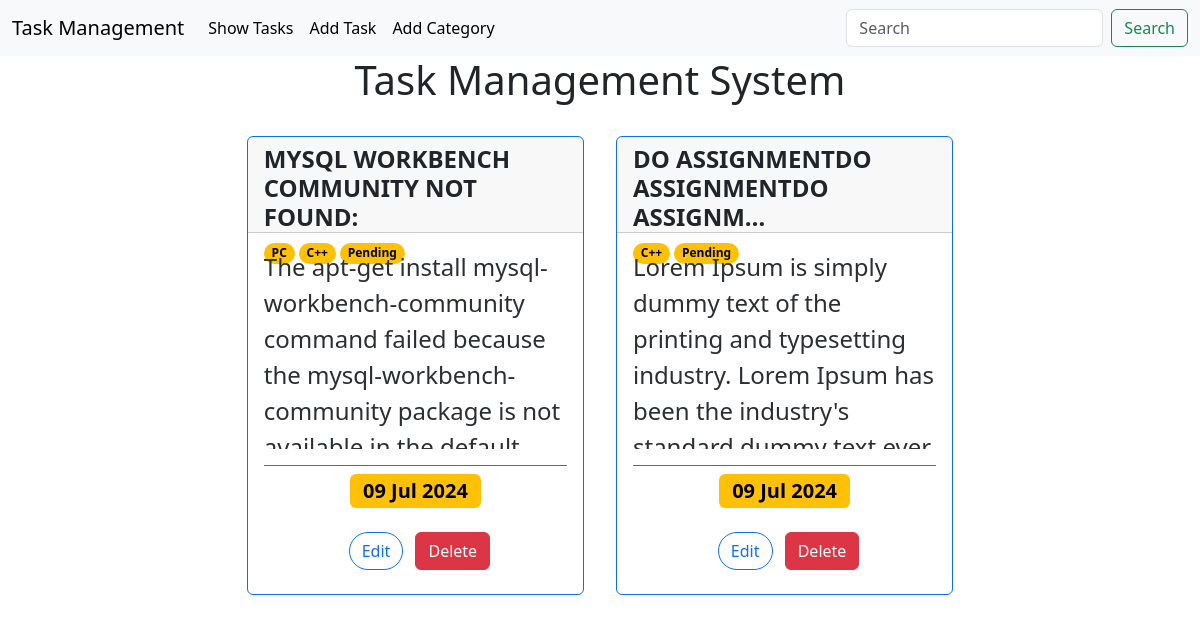
Before: / with the older database file.
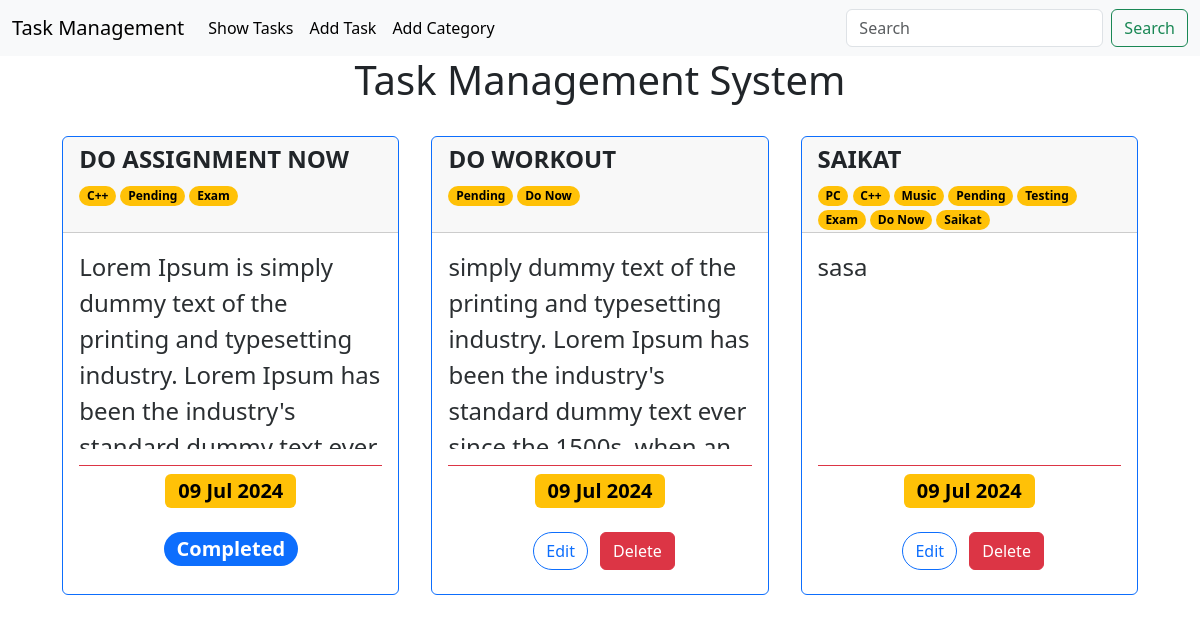
After: the same page with the newer database file.
### task/models.py (models this page shows, shortened)
class TaskModel(models.Model):
    taskTitle = models.CharField(max_length=100)
    taskDescription = models.TextField()
    is_completed = models.BooleanField(default=False)
    taskAssignDate = models.DateTimeField(auto_now_add=True)
    categories = models.ManyToManyField(CategoryModel, related_name="taskCategor")

### category/models.py (models this page shows)
class CategoryModel(models.Model):
    categoryName = models.CharField(max_length=100)
    def __str__(self):
        return self.categoryName

### task_management_system/views.py (the view)
# urls.py: path("", views.home, name="home"),
def home(request):
    data = TaskModel.objects.all()
    for task in data:
        print("Task", task.categories.all())
    return render(request, "home.html", {"data": data})

### templates/home.html
{% extends "base.html" %} {% block content %}
<h1 class="text-center">Task Management System</h1>
<main class="container d-flex flex-wrap mx-auto p-2 justify-content-center">
  {% if data %} {% for task in data %}
  <div
    class="card border border-primary m-3"
    style="width: 30%; max-width: 35%"
  >
    <div class="card-header"style='height:6rem;'>
      <h5 class="fw-bold fs-4 text-uppercase text-start" >{{task.taskTitle |truncatechars:37}}</h5>
      {% for cat in task.categories.all %}
      <span class="badge rounded-pill text-bg-warning"
        >{{cat.categoryName}}</span
      >{% endfor %}
    </div>
    <div class="card-body text-primary-emphasis">
      <p
        class="text-secondary-emphasis fs-4"
        style="height: 15vh; min-height: 25vh; overflow: auto"
      >
        {{task.taskDescription}}
      </p>
      <div class="card-footer bg-transparent border-danger">
        <div
          class="d-flex justify-content-center align-items-center flex-wrap gap-4"
        >
          <div class="badge text-bg-warning align-middle fs-5">
            {{task.taskAssignDate |date:"d M Y "}}
          </div>
          {% if task.is_completed %}
          <div class="badge text-bg-primary rounded-pill align-middle fs-5">
            Completed
          </div>
          {% else %}
          <div class=''>
            <a href="{% url "edit_task" task.id %}" class="btn btn-outline-primary rounded-pill mx-2">Edit</a>
            <a href='{% url "delete_task" task.id %}' class="btn btn-danger">Delete</a>
          </div>
          {% endif %}
        </div>
      </div>
    </div>
  </div>
  {% endfor %} {% else %}
  <h1 class="text-danger text-center">No Data Found <br>Please Add</h1>
  {% endif %}
</main>
{% endblock content %}

Changed rows visible on the page:
removed TaskModel: taskTitle "MYSQL WORKBENCH COMMUNITY NOT FOUND:", taskDescription "The apt-get install mysql-workbench-community command failed because the mysql-workbench-community package is not…", taskAssignDate "09 Jul 2024", is_completed "Edit", CategoryModel (categoryName "PC"), CategoryModel (categoryName "C++"), CategoryModel (categoryName "Pending")
changed TaskModel: taskTitle "DO ASSIGNMENTDO ASSIGNMENTDO ASSIGNM…" → "DO ASSIGNMENT NOW"; is_completed "Edit Delete" → "Completed"
now on this page (row unchanged): CategoryModel: categoryName "Exam"
added TaskModel: taskTitle "DO WORKOUT", taskDescription "simply dummy text of the printing and typesetting industry. Lorem Ipsum has been the industry's standard dummy text ever…", taskAssignDate "09 Jul 2024", is_completed "Edit", CategoryModel (categoryName "Pending")
now on this page (row unchanged): CategoryModel: categoryName "Do Now"
added TaskModel: taskTitle "SAIKAT", taskDescription "sasa", taskAssignDate "09 Jul 2024", is_completed "Edit", CategoryModel (categoryName "PC"), CategoryModel (categoryName "C++"), CategoryModel (categoryName "Pending")
now on this page (row unchanged): CategoryModel: categoryName "Music", shown under "SAIKAT"
now on this page (row unchanged): CategoryModel: categoryName "Testing", shown under "SAIKAT"
added CategoryModel: categoryName "Saikat", shown under "SAIKAT"
